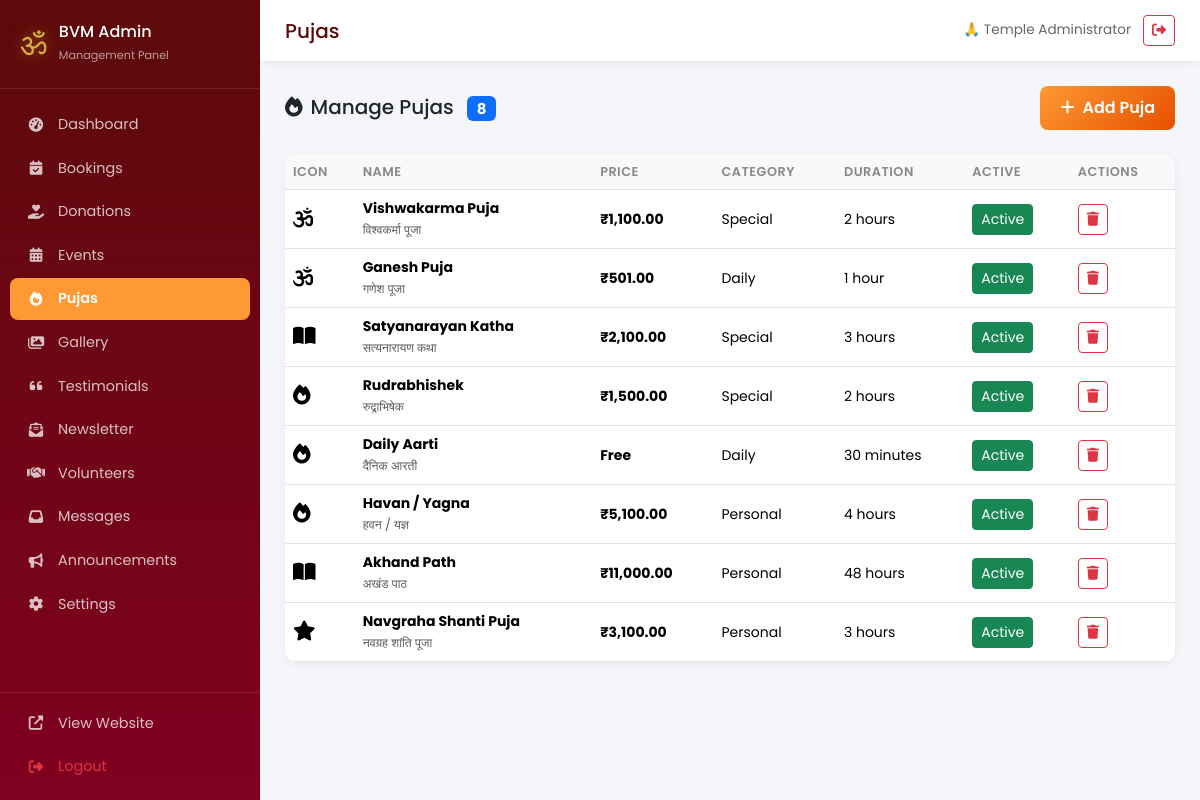
Page /admin/index.php?module=pujas (signed in) on the committed database.
### tables this page shows
CREATE TABLE `pujas` (
    `id` INT UNSIGNED AUTO_INCREMENT PRIMARY KEY,
    `name_en` VARCHAR(200) NOT NULL,
    `name_hi` VARCHAR(200) NOT NULL,
    `slug` VARCHAR(200) NOT NULL UNIQUE,
    `description_en` TEXT DEFAULT NULL,
    `description_hi` TEXT DEFAULT NULL,
    `short_desc_en` VARCHAR(500) DEFAULT NULL,
    `short_desc_hi` VARCHAR(500) DEFAULT NULL,
    `price` DECIMAL(10,2) NOT NULL DEFAULT 0.00,
    `duration` VARCHAR(50) DEFAULT NULL,
    `image` VARCHAR(255) DEFAULT NULL,
    `icon` VARCHAR(50) DEFAULT 'fa-om',
    `category` ENUM('daily', 'special', 'festival', 'personal') NOT NULL DEFAULT 'daily',
    `is_active` TINYINT(1) NOT NULL DEFAULT 1,
    `sort_order` INT UNSIGNED NOT NULL DEFAULT 0,
    `created_at` TIMESTAMP DEFAULT CURRENT_TIMESTAMP,
    `updated_at` TIMESTAMP DEFAULT CURRENT_TIMESTAMP ON UPDATE CURRENT_TIMESTAMP,
    INDEX `idx_pujas_active` (`is_active`),
    INDEX `idx_pujas_category` (`category`),
    INDEX `idx_pujas_sort` (`sort_order`)
);

### includes/functions/security.php (called while the page is built, shortened)
<?php
function sanitize(string $input): string
{
    return htmlspecialchars(trim($input), ENT_QUOTES, 'UTF-8');
}
function e(string $string): string
{
    return htmlspecialchars($string, ENT_QUOTES, 'UTF-8');
}

### includes/functions/auth.php (called while the page is built, shortened)
<?php
function isAdminLoggedIn(): bool
{
    return true;
}
function getCurrentAdmin(): ?array
{
    return [
        'id'       => $_SESSION['admin_id'],
        'username' => $_SESSION['admin_username'],
        'name'     => $_SESSION['admin_name'],
        'role'     => $_SESSION['admin_role'],
        'email'    => $_SESSION['admin_email']
    ];
}

### includes/functions/database.php (called while the page is built, shortened)
<?php
class Database
{
    private static ?PDO $instance = null;
    public static function getInstance(): PDO
    {
        if (self::$instance === null) {
            try {
                $dsn = sprintf(
                    'mysql:host=%s;dbname=%s;charset=%s',
                    DB_HOST,
                    DB_NAME,
                    DB_CHARSET
                );
                self::$instance = new PDO($dsn, DB_USER, DB_PASS, [
                    PDO::ATTR_ERRMODE            => PDO::ERRMODE_EXCEPTION,
                    PDO::ATTR_DEFAULT_FETCH_MODE => PDO::FETCH_ASSOC,
                    PDO::ATTR_EMULATE_PREPARES   => false,
                    PDO::ATTR_PERSISTENT         => false,
                    PDO::MYSQL_ATTR_INIT_COMMAND => "SET NAMES 'utf8mb4' COLLATE 'utf8mb4_unicode_ci'"
                ]);
            } catch (PDOException $e) {
                if (BVM_ENV === 'development') {
                    die('Database Connection Error: ' . $e->getMessage());
                } else {
                    error_log('Database Connection Error: ' . $e->getMessage());
                    die('A database error occurred. Please try again later.');
                }
            }
        }
        return self::$instance;
    }
    public static function query(string $sql, array $params = []): array
    {
        $stmt = self::getInstance()->prepare($sql);
        $stmt->execute($params);
        return $stmt->fetchAll();
    }
}

### includes/functions/helpers.php (called while the page is built, shortened)
<?php
function formatCurrency(float $amount): string
{
    if ($amount == 0) {
        return 'Free';
    }
    return '₹' . number_format($amount, 2);
}

### admin/modules/pujas.php (the view, shortened to what this page needs)
<?php
$pujas = Database::query("SELECT * FROM pujas ORDER BY sort_order");
?>
<div class="d-flex justify-content-between align-items-center mb-4">
    <h5 class="mb-0"><i class="fas fa-fire me-2"></i>Manage Pujas <span class="badge bg-primary ms-2"><?= count($pujas) ?></span></h5>
    <button class="btn btn-admin-primary" data-bs-toggle="modal" data-bs-target="#pujaModal"><i class="fas fa-plus me-2"></i>Add Puja</button>
</div>
<div class="admin-table-card"><div class="table-responsive"><table class="table table-hover"><thead><tr><th>Icon</th><th>Name</th><th>Price</th><th>Category</th><th>Duration</th><th>Active</th><th>Actions</th></tr></thead><tbody>
    <?php foreach ($pujas as $p): ?>
    <tr><td><i class="fas <?= e($p['icon']) ?> text-saffron" style="font-size:1.25rem;"></i></td><td><strong><?= e($p['name_en']) ?></strong><br><small class="text-muted"><?= e($p['name_hi'] ?? '') ?></small></td><td class="fw-bold"><?= formatCurrency((float)$p['price']) ?></td><td><span class="event-category-badge"><?= e(ucfirst($p['category'])) ?></span></td><td><?= e($p['duration'] ?? '-') ?></td><td>
        <form method="POST" class="d-inline"><button class="btn btn-sm <?= $p['is_active'] ? 'btn-success' : 'btn-secondary' ?>"><?= $p['is_active'] ? 'Active' : 'Off' ?></button></form></td>
        <td><form method="POST" class="d-inline" onsubmit="return confirm('Delete?')"><button class="btn btn-outline-danger btn-sm"><i class="fas fa-trash"></i></button></form></td>
    </tr>
    <?php endforeach; ?>
</tbody></table></div></div>

### admin/index.php (shortened to what this page needs)
<?php
require_once BVM_ROOT . '/includes/functions/database.php';
require_once BVM_ROOT . '/includes/functions/security.php';
require_once BVM_ROOT . '/includes/functions/helpers.php';
require_once BVM_ROOT . '/includes/functions/auth.php';
$module = sanitize($_GET['module'] ?? 'dashboard');
$adminUser = getCurrentAdmin();
$adminName = $adminUser['name'] ?? 'Admin';
?>
<!DOCTYPE html>
<html lang="en">
<head>
    <link href="<?= BOOTSTRAP_CSS ?>" rel="stylesheet">
    <link rel="stylesheet" href="<?= FONTAWESOME_CSS ?>">
    <link rel="stylesheet" href="<?= CSS_URL ?>/admin.css">
</head>
<body class="admin-body">
    <aside class="admin-sidebar" id="adminSidebar">
        <div class="sidebar-header">
            <span class="sidebar-logo">ॐ</span>
            <div class="sidebar-brand">
                <h5>BVM Admin</h5>
                <small>Management Panel</small>
            </div>
        </div>
        <nav class="sidebar-nav">
            <?php
            $menuItems = [
                ['module' => 'dashboard', 'icon' => 'fa-tachometer-alt', 'label' => 'Dashboard'],
                ['module' => 'bookings', 'icon' => 'fa-calendar-check', 'label' => 'Bookings'],
                ['module' => 'donations', 'icon' => 'fa-hand-holding-heart', 'label' => 'Donations'],
                ['module' => 'events', 'icon' => 'fa-calendar-days', 'label' => 'Events'],
                ['module' => 'pujas', 'icon' => 'fa-fire', 'label' => 'Pujas'],
                ['module' => 'gallery', 'icon' => 'fa-images', 'label' => 'Gallery'],
                ['module' => 'testimonials', 'icon' => 'fa-quote-left', 'label' => 'Testimonials'],
                ['module' => 'newsletter', 'icon' => 'fa-envelope-open-text', 'label' => 'Newsletter'],
                ['module' => 'volunteers', 'icon' => 'fa-handshake', 'label' => 'Volunteers'],
                ['module' => 'contacts', 'icon' => 'fa-inbox', 'label' => 'Messages'],
                ['module' => 'announcements', 'icon' => 'fa-bullhorn', 'label' => 'Announcements'],
                ['module' => 'settings', 'icon' => 'fa-cog', 'label' => 'Settings'],
            ];
            foreach ($menuItems as $item): ?>
            <a href="?module=<?= $item['module'] ?>" class="sidebar-link <?= $module === $item['module'] ? 'active' : '' ?>">
                <i class="fas <?= $item['icon'] ?>"></i>
                <span><?= $item['label'] ?></span>
            </a>
            <?php endforeach; ?>
        </nav>
        <div class="sidebar-footer">
            <a href="<?= BASE_URL ?>" target="_blank" class="sidebar-link"><i class="fas fa-external-link-alt"></i><span>View Website</span></a>
            <a href="logout.php" class="sidebar-link text-danger"><i class="fas fa-sign-out-alt"></i><span>Logout</span></a>
        </div>
    </aside>
    <div class="admin-main">
        <header class="admin-topbar">
            <h4 class="topbar-title"><?= ucfirst($module) ?></h4>
            <div class="topbar-right">
                <span class="admin-greeting">🙏 <?= e($adminName) ?></span>
                <a href="logout.php" class="btn btn-sm btn-outline-danger"><i class="fas fa-sign-out-alt"></i></a>
            </div>
        </header>
        <div class="admin-content">
            <?php
            $moduleFile = __DIR__ . '/modules/' . $module . '.php';
            if (file_exists($moduleFile)) {
                require_once $moduleFile;
            } else {
                echo '<div class="alert alert-warning">Module not found.</div>';
            }
            ?>
        </div>
    </div>
</body>
</html>

### assets/css/admin.css (style rules this page uses)
:root { --admin-sidebar-w: 260px; --admin-maroon: #5C0A0A; --admin-maroon-light: #800020; --admin-saffron: #FF9933; --admin-gold: #D4AF37; }
* { margin:0; padding:0; box-sizing:border-box; }
.admin-body { font-family: 'Poppins', sans-serif; display: flex; min-height: 100vh; background: #f4f6f9; overflow-x: hidden; }
.admin-sidebar { width: var(--admin-sidebar-w); background: linear-gradient(180deg, var(--admin-maroon), var(--admin-maroon-light)); color: #fff; position: fixed; top: 0; left: 0; bottom: 0; display: flex; flex-direction: column; z-index: 1040; transition: transform 0.3s ease; }
.sidebar-header { display: flex; align-items: center; gap: 12px; padding: 20px; border-bottom: 1px solid rgba(255,255,255,0.1); }
.sidebar-logo { font-size: 2rem; color: var(--admin-gold); text-shadow: 0 0 15px rgba(212,175,55,0.5); }
.sidebar-brand h5 { margin: 0; font-size: 1rem; color: #fff; }
.sidebar-brand small { color: rgba(255,255,255,0.6); font-size: 0.7rem; }
.sidebar-nav { flex: 1; overflow-y: auto; padding: 15px 10px; }
.sidebar-link { display: flex; align-items: center; gap: 12px; padding: 10px 16px; color: rgba(255,255,255,0.75); text-decoration: none; border-radius: 8px; margin-bottom: 2px; font-size: 0.9rem; transition: all 0.2s ease; }
.sidebar-link.active { background: var(--admin-saffron); color: #fff; font-weight: 600; }
.sidebar-link i { width: 20px; text-align: center; }
.sidebar-footer { padding: 10px; border-top: 1px solid rgba(255,255,255,0.1); }
.admin-main { margin-left: var(--admin-sidebar-w); flex: 1; min-height: 100vh; transition: margin 0.3s ease; }
.admin-topbar { background: #fff; padding: 15px 25px; display: flex; align-items: center; gap: 15px; box-shadow: 0 2px 8px rgba(0,0,0,0.06); position: sticky; top: 0; z-index: 100; }
.topbar-title { flex: 1; margin: 0; font-size: 1.25rem; color: var(--admin-maroon); }
.topbar-right { display: flex; align-items: center; gap: 12px; }
.admin-greeting { font-size: 0.85rem; color: #666; }
.admin-content { padding: 25px; }
.admin-table-card { background: #fff; border-radius: 12px; box-shadow: 0 2px 8px rgba(0,0,0,0.06); overflow: hidden; }
.admin-table-card .table { margin: 0; }
.admin-table-card .table th { font-weight: 600; font-size: 0.8rem; text-transform: uppercase; letter-spacing: 0.5px; color: #888; border-top: none; background: #f8f9fa; }
.admin-table-card .table td { vertical-align: middle; font-size: 0.875rem; }
.btn-admin-primary { background: linear-gradient(135deg, var(--admin-saffron), #E65100); color: #fff; border: none; padding: 10px 20px; border-radius: 8px; font-weight: 600; transition: all 0.2s; }

### rows in the picture
pujas: name_en "Vishwakarma Puja", name_hi "विश्वकर्मा पूजा", price "₹1,100.00", category "Special", duration "2 hours", is_active "Active"
pujas: name_en "Ganesh Puja", name_hi "गणेश पूजा", price "₹501.00", category "Daily", duration "1 hour", is_active "Active"
pujas: name_en "Satyanarayan Katha", name_hi "सत्यनारायण कथा", price "₹2,100.00", category "Special", duration "3 hours", is_active "Active"
pujas: name_en "Rudrabhishek", name_hi "रुद्राभिषेक", price "₹1,500.00", category "Special", duration "2 hours", is_active "Active"
pujas: name_en "Daily Aarti", name_hi "दैनिक आरती", price "Free", category "Daily", duration "30 minutes", is_active "Active"
pujas: name_en "Havan / Yagna", name_hi "हवन / यज्ञ", price "₹5,100.00", category "Personal", duration "4 hours", is_active "Active"
pujas: name_en "Akhand Path", name_hi "अखंड पाठ", price "₹11,000.00", category "Personal", duration "48 hours", is_active "Active"
pujas: name_en "Navgraha Shanti Puja", name_hi "नवग्रह शांति पूजा", price "₹3,100.00", category "Personal", duration "3 hours", is_active "Active"

### other values in the picture
$item['label'] "Dashboard"
$item['label'] "Bookings"
$item['label'] "Donations"
$item['label'] "Events"
$item['label'] "Pujas"
$item['label'] "Gallery"
$item['label'] "Testimonials"
$item['label'] "Newsletter"
$item['label'] "Volunteers"
$item['label'] "Messages"
$item['label'] "Announcements"
$item['label'] "Settings"
$module "Pujas"
$adminName "Temple Administrator"
count($pujas) "8"
